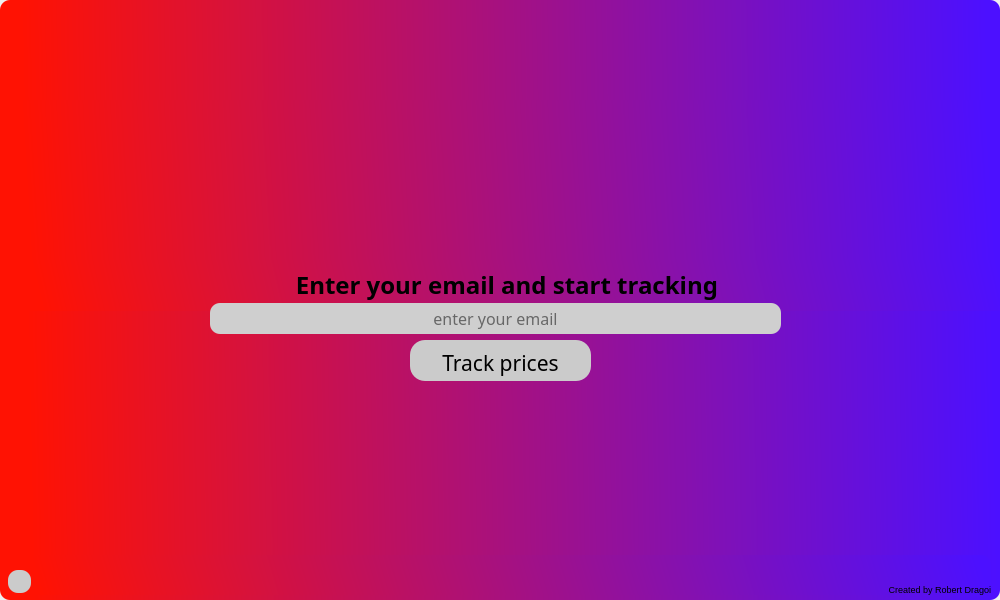
<?xml version="1.0" encoding="UTF-8"?>
<ui version="4.0">
 <class>MainWindow</class>
 <widget class="QMainWindow" name="MainWindow">
  <property name="geometry">
   <rect>
    <x>0</x>
    <y>0</y>
    <width>1000</width>
    <height>600</height>
   </rect>
  </property>
  <property name="minimumSize">
   <size>
    <width>750</width>
    <height>500</height>
   </size>
  </property>
  <property name="maximumSize">
   <size>
    <width>1000</width>
    <height>600</height>
   </size>
  </property>
  <property name="windowTitle">
   <string>MainWindow</string>
  </property>
  <property name="layoutDirection">
   <enum>Qt::LeftToRight</enum>
  </property>
  <property name="toolButtonStyle">
   <enum>Qt::ToolButtonTextUnderIcon</enum>
  </property>
  <widget class="QWidget" name="centralwidget">
   <property name="minimumSize">
    <size>
     <width>1000</width>
     <height>600</height>
    </size>
   </property>
   <property name="maximumSize">
    <size>
     <width>1000</width>
     <height>600</height>
    </size>
   </property>
   <widget class="QFrame" name="MainFrame">
    <property name="geometry">
     <rect>
      <x>0</x>
      <y>0</y>
      <width>1000</width>
      <height>600</height>
     </rect>
    </property>
    <property name="focusPolicy">
     <enum>Qt::WheelFocus</enum>
    </property>
    <property name="styleSheet">
     <string notr="true">QFrame{
background-color:qlineargradient(spread:pad, x1:0.025, y1:0.385909, x2:0.99, y2:0.374364, stop:0 rgba(255, 18, 3, 255), stop:1 rgba(76, 16, 255, 255));
border-radius: 10px;
}</string>
    </property>
    <property name="frameShape">
     <enum>QFrame::StyledPanel</enum>
    </property>
    <property name="frameShadow">
     <enum>QFrame::Raised</enum>
    </property>
    <widget class="QLabel" name="logo">
     <property name="geometry">
      <rect>
       <x>0</x>
       <y>100</y>
       <width>1000</width>
       <height>201</height>
      </rect>
     </property>
     <property name="font">
      <font>
       <family>Segoe UI Symbol</family>
      </font>
     </property>
     <property name="styleSheet">
      <string notr="true">QLabel{
qlineargradient(spread:pad, x1:0.025, y1:0.385909, x2:0.99, y2:0.374364, stop:0 rgba(255, 18, 3, 255), stop:1 rgba(76, 16, 255, 255))
}</string>
     </property>
     <property name="text">
      <string/>
     </property>
     <property name="pixmap">
      <pixmap>resources/logo2.png</pixmap>
     </property>
     <property name="alignment">
      <set>Qt::AlignCenter</set>
     </property>
     <property name="wordWrap">
      <bool>false</bool>
     </property>
     <property name="indent">
      <number>0</number>
     </property>
    </widget>
    <widget class="QLabel" name="emailLabel">
     <property name="geometry">
      <rect>
       <x>10</x>
       <y>260</y>
       <width>1000</width>
       <height>51</height>
      </rect>
     </property>
     <property name="font">
      <font>
       <family>Gill Sans MT Condensed</family>
       <pointsize>18</pointsize>
      </font>
     </property>
     <property name="text">
      <string>&lt;strong&gt; Enter your email and start tracking &lt;/strong&gt;</string>
     </property>
     <property name="alignment">
      <set>Qt::AlignCenter</set>
     </property>
    </widget>
    <widget class="QLineEdit" name="emailText">
     <property name="geometry">
      <rect>
       <x>210</x>
       <y>303</y>
       <width>571</width>
       <height>31</height>
      </rect>
     </property>
     <property name="sizePolicy">
      <sizepolicy hsizetype="Expanding" vsizetype="Fixed">
       <horstretch>0</horstretch>
       <verstretch>0</verstretch>
      </sizepolicy>
     </property>
     <property name="font">
      <font>
       <family>Gill Sans MT Condensed</family>
       <pointsize>12</pointsize>
      </font>
     </property>
     <property name="layoutDirection">
      <enum>Qt::LeftToRight</enum>
     </property>
     <property name="styleSheet">
      <string notr="true">QLineEdit{
background-color:rgb(207, 207, 207);
color:rgb(0, 0, 0);
border-radius: 10px;
}</string>
     </property>
     <property name="text">
      <string/>
     </property>
     <property name="alignment">
      <set>Qt::AlignCenter</set>
     </property>
     <property name="placeholderText">
      <string>enter your email</string>
     </property>
    </widget>
    <widget class="QLabel" name="creditLabel">
     <property name="geometry">
      <rect>
       <x>10</x>
       <y>555</y>
       <width>981</width>
       <height>40</height>
      </rect>
     </property>
     <property name="font">
      <font>
       <pointsize>14</pointsize>
      </font>
     </property>
     <property name="text">
      <string>&lt;html&gt;&lt;head/&gt;&lt;body&gt;&lt;p align=&quot;right&quot;&gt;&lt;span style=&quot; font-size:7pt;&quot;&gt;Created by Robert Dragoi&lt;/span&gt;&lt;/p&gt;&lt;/body&gt;&lt;/html&gt;</string>
     </property>
     <property name="alignment">
      <set>Qt::AlignBottom|Qt::AlignHCenter</set>
     </property>
    </widget>
    <widget class="QToolButton" name="helpButton">
     <property name="geometry">
      <rect>
       <x>8</x>
       <y>570</y>
       <width>23</width>
       <height>23</height>
      </rect>
     </property>
     <property name="styleSheet">
      <string notr="true">QToolButton{
background-color:rgb(203, 203, 203);
border:none;
color:rgb(0, 0, 0);
padding-top:5px;
border-radius:10px
}
QToolButton:hover{
background-color:rgb(158, 158, 158);
}
QToolButton:pressed{
background-color:rgb(158, 158, 158);
}</string>
     </property>
     <property name="text">
      <string/>
     </property>
    </widget>
    <widget class="QPushButton" name="AccesButton">
     <property name="geometry">
      <rect>
       <x>410</x>
       <y>340</y>
       <width>181</width>
       <height>41</height>
      </rect>
     </property>
     <property name="font">
      <font>
       <family>Gill Sans MT Condensed</family>
       <pointsize>16</pointsize>
       <weight>50</weight>
       <bold>false</bold>
      </font>
     </property>
     <property name="styleSheet">
      <string notr="true">QPushButton{
background-color:rgb(203, 203, 203);
border:none;
color:rgb(0, 0, 0);
padding-top:5px;
border-radius:15px
}
QPushButton:hover{
background-color:rgb(158, 158, 158);
}
QPushButton:pressed{
background-color:rgb(158, 158, 158);
}</string>
     </property>
     <property name="text">
      <string>Track prices</string>
     </property>
    </widget>
   </widget>
  </widget>
 </widget>
 <resources/>
 <connections/>
</ui>
